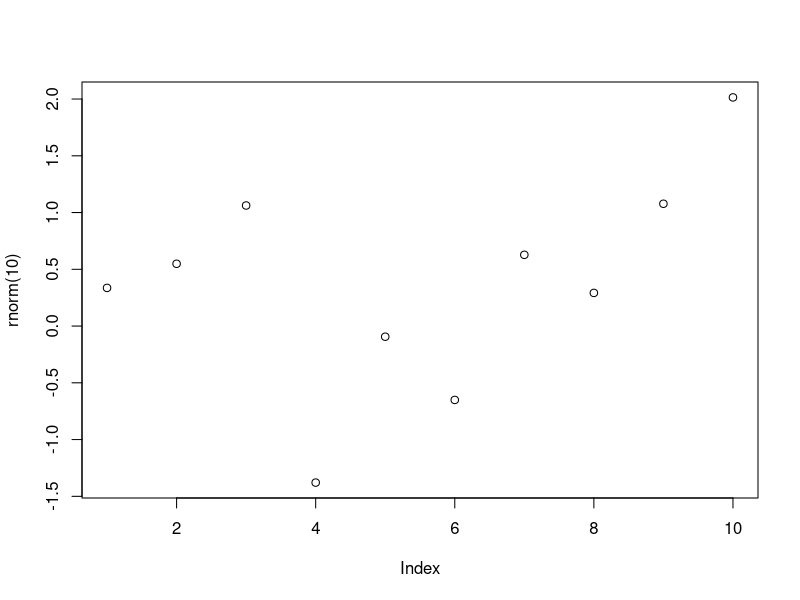

Reproduce this figure in R. (Note: this script raises an error after producing the figure.)
setwd("C:\\Users\\Andrew\\OneDrive\\Documentos\\Pessoal\\Cursos\\DSA\\BigDataRAzure\\Cap03")
getwd()

# Help
?sample
args(sample)
args(mean)
args(sd)

# Built-in functions
abs(-43)
sum(c(1:5))
mean(c(1:5))
round(c(1.1:5.8))
rev(c(1:5))
seq(1:5)
sort(rev(c(1:5)))
append(c(1:5), 6)

vec1 <- c(1.5, 2.5, 8.4, 3.7, 6.3)
vec2 <- rev(vec1)
vec2

# Functions as parameters for functions
plot(rnorm(10))
mean(c(abs(vec1), abs(vec2)))

# Creating our own functions
myfunc <- function(x) {x + x}
myfunc(10)
class(myfunc)

myfunc2 <- function(a, b) {
  valor = a ^ b
  print(valor)
}
myfunc2(3, 2)

jogando_dados <- function() {
  num <- sample(1:6, size = 1) #Local
  num
}

jogando_dados()

# Scope
print(num)
num <- c(1:6)
num #Global

# Function without fixed number of arguments
vec1 <- c(10:13)
vec2 <- c("a", "b", "c", "d")
vec3 <- c(6.5, 9.2, 11.9, 5.1)

my_func3 <- function(...) {
  df = data.frame(cbind(...))
  print(df)
}

my_func3(vec1)
my_func3(vec2, vec3)
my_func3(vec1, vec2, vec3)

# Built-in functions - don't try to reinvent the wheel
# Efficiency difference between vectorized function and "R vectorized function"
x <- 1:10000000

# simple square root calculation function
my_sqrt <- function(numbers) {
  resp <- numeric(length(numbers))
  for(i in seq_along(numbers)) {
    resp[i] <- sqrt(numbers[i])
  }
  return (resp)
}

?seq_along

system.time(x2a <- my_sqrt(x))
system.time(x2b <- sqrt(x))

identical(x2a, x2b)
?identical
